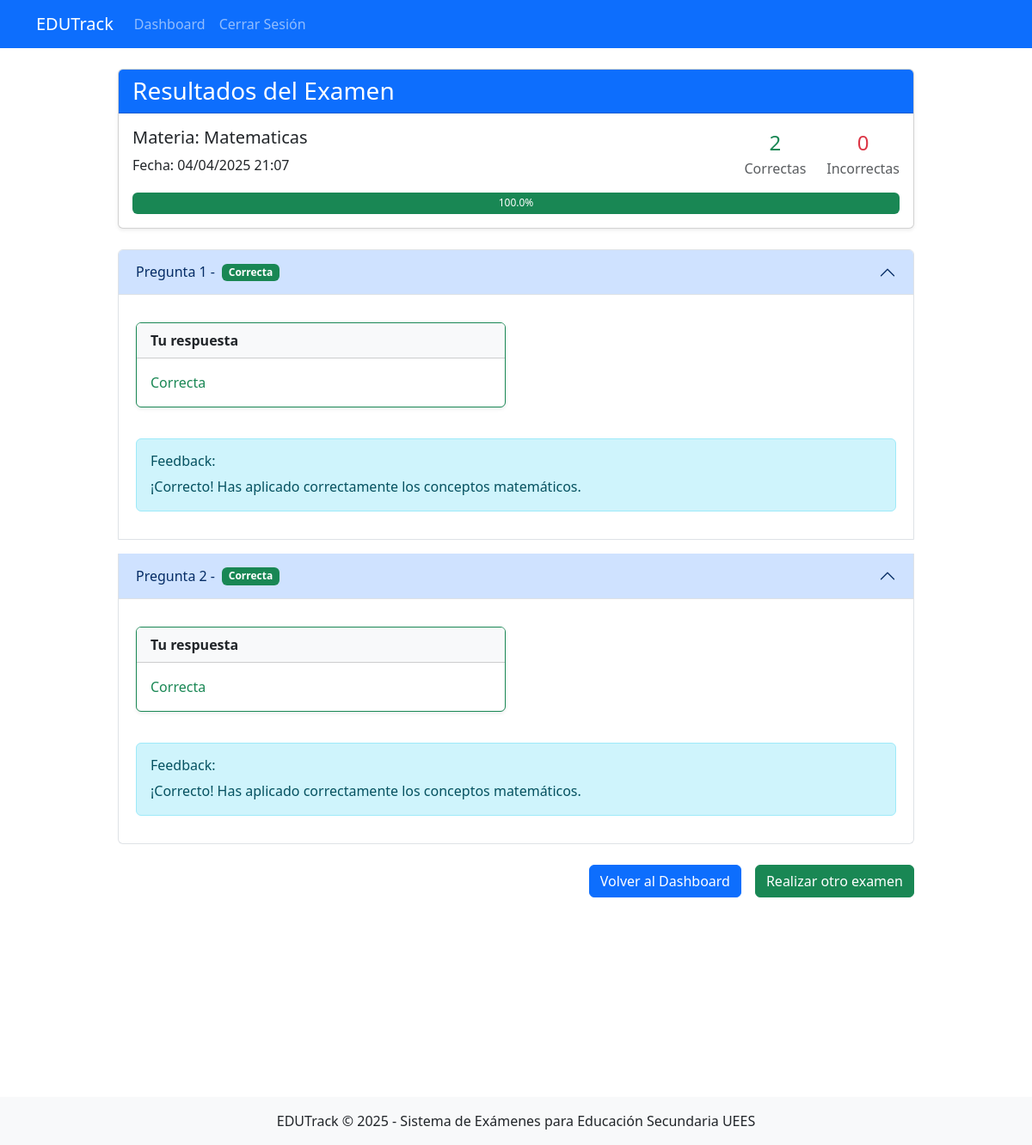
Page /exam_results/4 (signed in) on the committed database.
### app/models.py (models this page shows, shortened)
class Exam(db.Model):
    id = db.Column(db.Integer, primary_key=True)
    subject = db.Column(db.String(64))  # 'lenguaje', 'matematicas', 'fisica'
    score = db.Column(db.Float)
    timestamp = db.Column(db.DateTime, index=True, default=datetime.utcnow)
    user_id = db.Column(db.Integer, db.ForeignKey('user.id'))
    answers = db.relationship('Answer', backref='exam', lazy='dynamic')

class Answer(db.Model):
    id = db.Column(db.Integer, primary_key=True)
    exam_id = db.Column(db.Integer, db.ForeignKey('exam.id'))
    question_id = db.Column(db.Integer, db.ForeignKey('question.id'))
    selected_option = db.Column(db.String(1))
    is_correct = db.Column(db.Boolean)
    feedback = db.Column(db.String(500))

### app/routes.py (the view)
@main_bp.route('/exam_results/<int:exam_id>')
@login_required
def exam_results(exam_id):
    exam = Exam.query.get_or_404(exam_id)
    if exam.user_id != current_user.id:
        abort(403)
    answers = (db.session.query(Answer, Question)
               .join(Question)
               .filter(Answer.exam_id == exam_id)
               .order_by(Question.id)
               .all())
    correct_count = sum(1 for answer, _ in answers if answer.is_correct)
    incorrect_count = len(answers) - correct_count
    answer_list = [answer for answer, question in answers]  # Extract only Answer objects
    return render_template(
        'exam_results.html',
        exam=exam,
        answers=answer_list,  # Pass only the Answer objects
        correct_count=correct_count,
        incorrect_count=incorrect_count
    )

### app/__init__.py (called while the page is built)
def create_app():
    app = Flask(__name__, static_folder="static")
    app.config.from_object('config.Config')
    db.init_app(app)
    login_manager.init_app(app)
    login_manager.login_view = 'main.login'  # Especifica la vista de login
    from app.routes import main_bp
    app.register_blueprint(main_bp)
    @login_manager.user_loader
    def load_user(id):
        from app.models import User
        return User.query.get(int(id))
    return app

### app/templates/exam_results.html (shortened to what this page needs)
{% extends "base.html" %}
{% block content %}
    <div class="row justify-content-center">
        <div class="col-md-10">
            <div class="card mb-4">
                <div class="card-header bg-primary text-white">
                    <h3 class="mb-0">Resultados del Examen</h3>
                </div>
                <div class="card-body">
                    <div class="row">
                        <div class="col-md-6">
                            <h5 class="card-title">Materia: {{ exam.subject.capitalize() }}</h5>
                            <p class="card-text">Fecha: {{ exam.timestamp.strftime('%d/%m/%Y %H:%M') }}</p>
                        </div>
                        <div class="col-md-6 text-end">
                            <div class="d-flex justify-content-end align-items-center h-100">
                                <div class="text-center me-4">
                                    <span class="d-block fs-4 text-success">{{ correct_count }}</span>
                                    <span class="text-muted">Correctas</span>
                                </div>
                                <div class="text-center">
                                    <span class="d-block fs-4 text-danger">{{ incorrect_count }}</span>
                                    <span class="text-muted">Incorrectas</span>
                                </div>
                            </div>
                        </div>
                    </div>
                    <div class="progress mt-3" style="height: 25px;">
                        <div class="progress-bar bg-success" role="progressbar"
                             style="width: {{ (correct_count/(correct_count+incorrect_count))*100 }}%"
                             aria-valuenow="{{ correct_count }}"
                             aria-valuemin="0"
                             aria-valuemax="{{ correct_count+incorrect_count }}">
                            {{ "%.1f"|format((correct_count/(correct_count+incorrect_count))*100) }}%
                        </div>
                    </div>
                </div>
            </div>
            <div class="accordion" id="answersAccordion">
                {% for item in answers %}
                <div class="accordion-item mb-3">
                    <h2 class="accordion-header" id="heading{{ loop.index }}">
                        <button class="accordion-button {% if not item.is_correct %}bg-light-danger{% endif %}"
                                type="button" data-bs-toggle="collapse"
                                data-bs-target="#collapse{{ loop.index }}"
                                aria-expanded="true"
                                aria-controls="collapse{{ loop.index }}">
                            Pregunta {{ loop.index }} -
                            <span class="ms-2 badge bg-{% if item.is_correct %}success{% else %}danger{% endif %}">
                                {% if item.is_correct %}Correcta{% else %}Incorrecta{% endif %}
                            </span>
                        </button>
                    </h2>
                    <div id="collapse{{ loop.index }}"
                         class="accordion-collapse collapse show"
                         aria-labelledby="heading{{ loop.index }}"
                         data-bs-parent="#answersAccordion">
                        <div class="accordion-body">
                            <div class="row mb-3">
                                <div class="col-md-6">
                                    <div class="card {% if item.is_correct %}border-success{% else %}border-danger{% endif %}">
                                        <div class="card-header bg-light">
                                            Tu respuesta
                                        </div>
                                        <div class="card-body">
                                            {% if not item.is_correct %}
                                            <p class="mb-0 text-danger">
                                                <i class="bi bi-x-circle-fill"></i> Incorrecta
                                            </p>
                                            {% else %}
                                            <p class="mb-0 text-success">
                                                 Correcta
                                            </p>
                                            {% endif %}
                                        </div>
                                    </div>
                                </div>
                            </div>
                            <div class="alert alert-info mt-3">
                                <h6 class="alert-heading">Feedback:</h6>
                                <p class="mb-0">{{ item.feedback }}</p>
                            </div>
                        </div>
                    </div>
                </div>
                {% endfor %}
            </div>
            <div class="d-grid gap-2 d-md-flex justify-content-md-end mt-4">
                <a href="{{ url_for('main.dashboard') }}" class="btn btn-primary me-md-2">
                     Volver al Dashboard
                </a>
                <a href="{{ url_for('main.select_subject') }}" class="btn btn-success">
                     Realizar otro examen
                </a>
            </div>
        </div>
</div>
{% endblock %}

### app/static/css/styles.css (style rules this page uses)
body { height: 100vh; }
.progress { margin-top: 10px; }
.card { margin-bottom: 20px; box-shadow: 0 0.125rem 0.25rem rgba(0, 0, 0, 0.075); }
.card-header { font-weight: bold; }
.alert { margin-bottom: 1rem; }

### rows in the picture
Exam: subject "Matematicas", timestamp "04/04/2025 21:07"
Answer: is_correct "Correcta", feedback "¡Correcto! Has aplicado correctamente los conceptos matemáticos."
Answer: is_correct "Correcta", feedback "¡Correcto! Has aplicado correctamente los conceptos matemáticos."

### other values in the picture
{{ correct_count }} "2"
{{ incorrect_count }} "0"
{{ "%.1f"|format((correct_count/(correct_count+incorrect_count))*100) }} "100.0"
